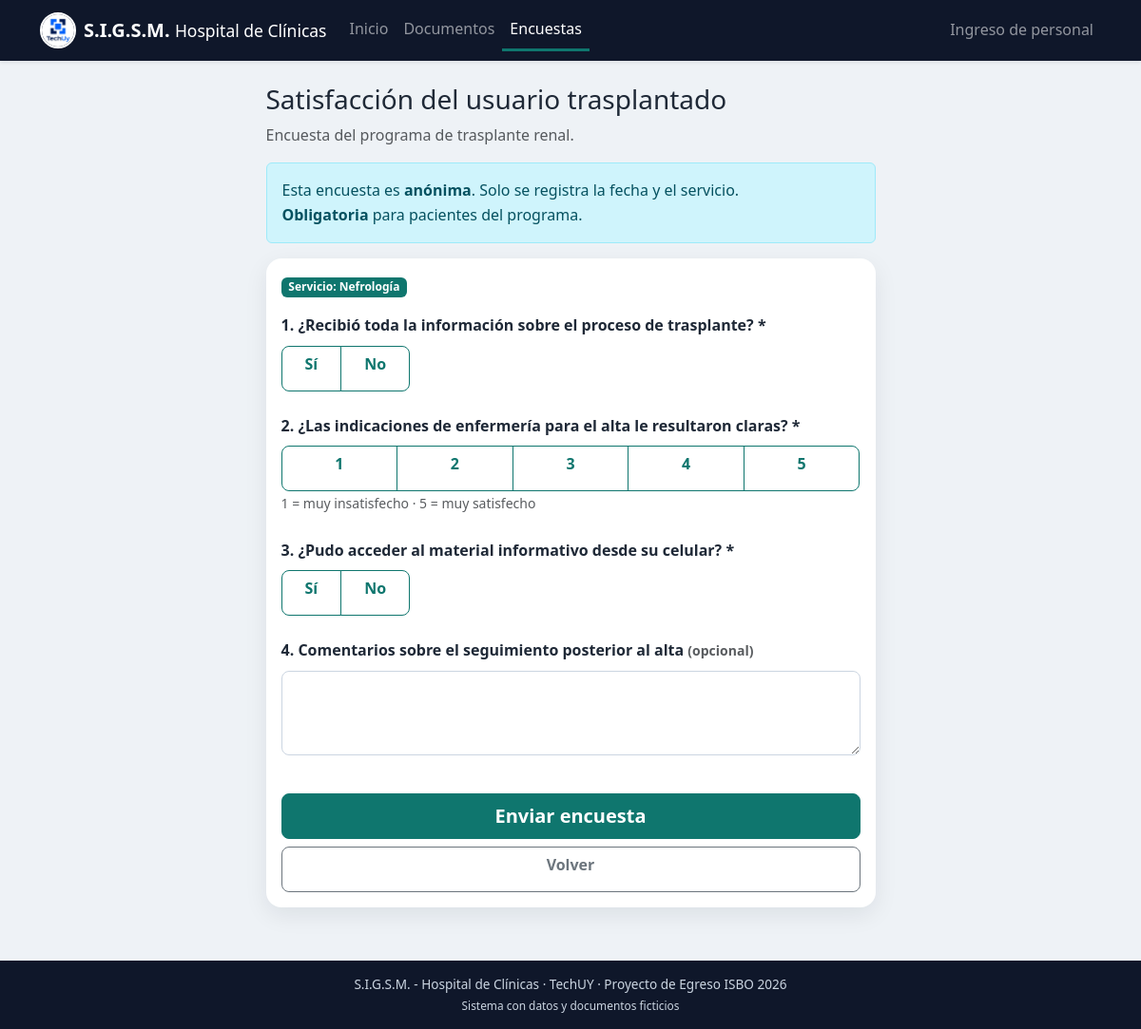
The app's page /responder_encuesta.php?id=2 with its own data.
### tables this page shows
CREATE TABLE encuesta (
  id_encuesta      INT AUTO_INCREMENT,
  nombre           VARCHAR(150) NOT NULL,
  descripcion      TEXT NULL,
  obligatoria      TINYINT(1)   NOT NULL DEFAULT 0,
  estado           ENUM('borrador','publicada','cerrada') NOT NULL DEFAULT 'borrador',
  activo           TINYINT(1)   NOT NULL DEFAULT 1,
  fecha_creacion   DATETIME     NOT NULL DEFAULT CURRENT_TIMESTAMP,
  id_especialidad  INT NULL,
  CONSTRAINT pk_encuesta PRIMARY KEY (id_encuesta),
  CONSTRAINT fk_encuesta_especialidad FOREIGN KEY (id_especialidad)
    REFERENCES especialidad(id_especialidad)
);

CREATE TABLE especialidad (
  id_especialidad  INT AUTO_INCREMENT,
  nombre           VARCHAR(100) NOT NULL,
  descripcion      TEXT NULL,
  activo           TINYINT(1) NOT NULL DEFAULT 1,
  CONSTRAINT pk_especialidad PRIMARY KEY (id_especialidad),
  CONSTRAINT uq_especialidad_nombre UNIQUE (nombre)
);

CREATE TABLE pregunta (
  id_encuesta     INT NOT NULL,
  n_pregunta      INT NOT NULL,
  texto           VARCHAR(255) NOT NULL,
  tipo_respuesta  ENUM('escala_1_5','si_no','texto_libre') NOT NULL,
  obligatoria     TINYINT(1) NOT NULL DEFAULT 1,
  CONSTRAINT pk_pregunta PRIMARY KEY (id_encuesta, n_pregunta),
  CONSTRAINT fk_pregunta_encuesta FOREIGN KEY (id_encuesta)
    REFERENCES encuesta(id_encuesta)
);

### includes/funciones.php (called while the page is built, shortened)
<?php
function e($texto): string
{
    return htmlspecialchars((string) $texto, ENT_QUOTES, 'UTF-8');
}

### responder_encuesta.php (the view, shortened to what this page needs)
<?php
require_once __DIR__ . '/includes/inicio.php';
$idEncuesta = filter_input(INPUT_GET, 'id', FILTER_VALIDATE_INT) ?: 0;
$stmt = $pdo->prepare(
    "SELECT en.id_encuesta, en.nombre, en.descripcion, en.obligatoria, en.id_especialidad, es.nombre AS servicio
     FROM encuesta en
     LEFT JOIN especialidad es ON es.id_especialidad = en.id_especialidad
     WHERE en.id_encuesta = :id AND en.estado = 'publicada' AND en.activo = 1
       AND (en.id_especialidad IS NULL OR es.activo = 1)"
);
$stmt->execute([':id' => $idEncuesta]);
$encuesta = $stmt->fetch();
$stmt = $pdo->prepare('SELECT n_pregunta, texto, tipo_respuesta, obligatoria FROM pregunta WHERE id_encuesta = :id ORDER BY n_pregunta');
$stmt->execute([':id' => $idEncuesta]);
$preguntas = $stmt->fetchAll();
$valores   = $_POST['p'] ?? [];
$servicios = especialidades_activas($pdo);
require __DIR__ . '/includes/encabezado.php';
?>
<div class="row justify-content-center">
    <div class="col-12 col-md-9 col-lg-7">
        <h1 class="h3"><?= e($encuesta['nombre']) ?></h1>
        <p class="text-muted"><?= e($encuesta['descripcion']) ?></p>
        <div class="alert alert-info" role="note">
            Esta encuesta es <strong>anónima</strong>. Solo se registra la fecha y el servicio.
            <?php if ($encuesta['obligatoria']): ?><br><strong>Obligatoria</strong> para pacientes del programa.<?php endif; ?>
        </div>
        <form id="formEncuesta" method="post" class="card card-body" novalidate>
            <?php if ($encuesta['id_especialidad'] === null): ?>
                <div class="mb-4">
                    <label for="id_especialidad" class="form-label fw-semibold">Servicio donde recibió asistencia *</label>
                    <select id="id_especialidad" name="id_especialidad" class="form-select">
                        <option value="">Seleccione...</option>
                        <?php foreach ($servicios as $s): ?>
                            <option value="<?= (int) $s['id_especialidad'] ?>" <?= (int) ($_POST['id_especialidad'] ?? 0) === (int) $s['id_especialidad'] ? 'selected' : '' ?>><?= e($s['nombre']) ?></option>
                        <?php endforeach; ?>
                    </select>
                </div>
            <?php else: ?>
                <p><span class="badge bg-primary">Servicio: <?= e($encuesta['servicio']) ?></span></p>
            <?php endif; ?>
            <?php foreach ($preguntas as $p): $n = (int) $p['n_pregunta']; $actual = (string) ($valores[$n] ?? ''); ?>
                <fieldset class="mb-4" data-pregunta="<?= $n ?>" data-tipo="<?= e($p['tipo_respuesta']) ?>"
                          data-obligatoria="<?= (int) $p['obligatoria'] ?>" data-texto="<?= e($p['texto']) ?>">
                    <legend class="fs-6 fw-semibold"><?= $n ?>. <?= e($p['texto']) ?><?= $p['obligatoria'] ? ' *' : ' <small class="text-muted">(opcional)</small>' ?></legend>
                    <?php if ($p['tipo_respuesta'] === 'escala_1_5'): ?>
                        <div class="btn-group w-100" role="group">
                            <?php for ($i = 1; $i <= 5; $i++): ?>
                                <label class="btn btn-outline-primary" for="p<?= $n ?>_<?= $i ?>"><?= $i ?></label>
                            <?php endfor; ?>
                        </div>
                        <small class="text-muted">1 = muy insatisfecho &middot; 5 = muy satisfecho</small>
                    <?php elseif ($p['tipo_respuesta'] === 'si_no'): ?>
                        <div class="btn-group" role="group">
                            <label class="btn btn-outline-primary px-4" for="p<?= $n ?>_si">Sí</label>
                            <label class="btn btn-outline-primary px-4" for="p<?= $n ?>_no">No</label>
                        </div>
                    <?php else: ?>
                        <div>
                            <textarea name="p[<?= $n ?>]" class="form-control" rows="3" maxlength="500"><?= e($actual) ?></textarea>
                        </div>
                    <?php endif; ?>
                </fieldset>
            <?php endforeach; ?>
            <div class="d-grid gap-2">
                <button type="submit" class="btn btn-primary btn-lg">Enviar encuesta</button>
                <a href="encuestas.php" class="btn btn-outline-secondary">Volver</a>
            </div>
        </form>
    </div>
</div>
<?php require __DIR__ . '/includes/pie.php'; ?>

### public/css/estilos.css (style rules this page uses)
:root { --sigsm-primario: #0f766e; --sigsm-primario-hover: #115e59; --sigsm-fondo: #eef2f6; --sigsm-tarjeta: #ffffff; --sigsm-texto: #1f2937; --sigsm-borde: #cbd5e1; --sigsm-error: #ef4444; --sigsm-oscuro: #0f172a; --bs-primary: #0f766e; --bs-primary-rgb: 15, 118, 110; --bs-link-color: #0f766e; --bs-link-hover-color: #115e59; --bs-body-color: #1f2937; --bs-danger: #ef4444; }
body { background-color: var(--sigsm-fondo); color: var(--sigsm-texto); min-height: 100vh; display: flex; flex-direction: column; line-height: 1.6; }
.btn { border-radius: 8px; font-weight: 600; }
.btn-primary { --bs-btn-bg: #0f766e; --bs-btn-border-color: #0f766e; --bs-btn-hover-bg: #115e59; --bs-btn-hover-border-color: #115e59; --bs-btn-active-bg: #115e59; --bs-btn-active-border-color: #115e59; --bs-btn-disabled-bg: #0f766e; --bs-btn-disabled-border-color: #0f766e; }
.btn-outline-primary { --bs-btn-color: #0f766e; --bs-btn-border-color: #0f766e; --bs-btn-hover-bg: #0f766e; --bs-btn-hover-border-color: #0f766e; --bs-btn-active-bg: #115e59; --bs-btn-active-border-color: #115e59; }
.form-control, .form-select { border: 1px solid var(--sigsm-borde); border-radius: 8px; padding: 10px 13px; font-size: 15px; }
.card { background: var(--sigsm-tarjeta); border: none; border-radius: 16px; box-shadow: 0 8px 24px rgba(15, 23, 42, 0.08); }
.portal-publico .btn { min-height: 48px; }

### records on screen
encuesta: nombre "Satisfacción del usuario trasplantado", descripcion "Encuesta del programa de trasplante renal.", id_especialidad.nombre "Nefrología"
pregunta: n_pregunta "1", texto "¿Recibió toda la información sobre el proceso de trasplante?"
pregunta: n_pregunta "2", texto "¿Las indicaciones de enfermería para el alta le resultaron claras?"
pregunta: n_pregunta "3", texto "¿Pudo acceder al material informativo desde su celular?"
pregunta: n_pregunta "4", texto "Comentarios sobre el seguimiento posterior al alta", obligatoria "(opcional)"

### other values on screen
$texto "Inicio Documentos Encuestas"
